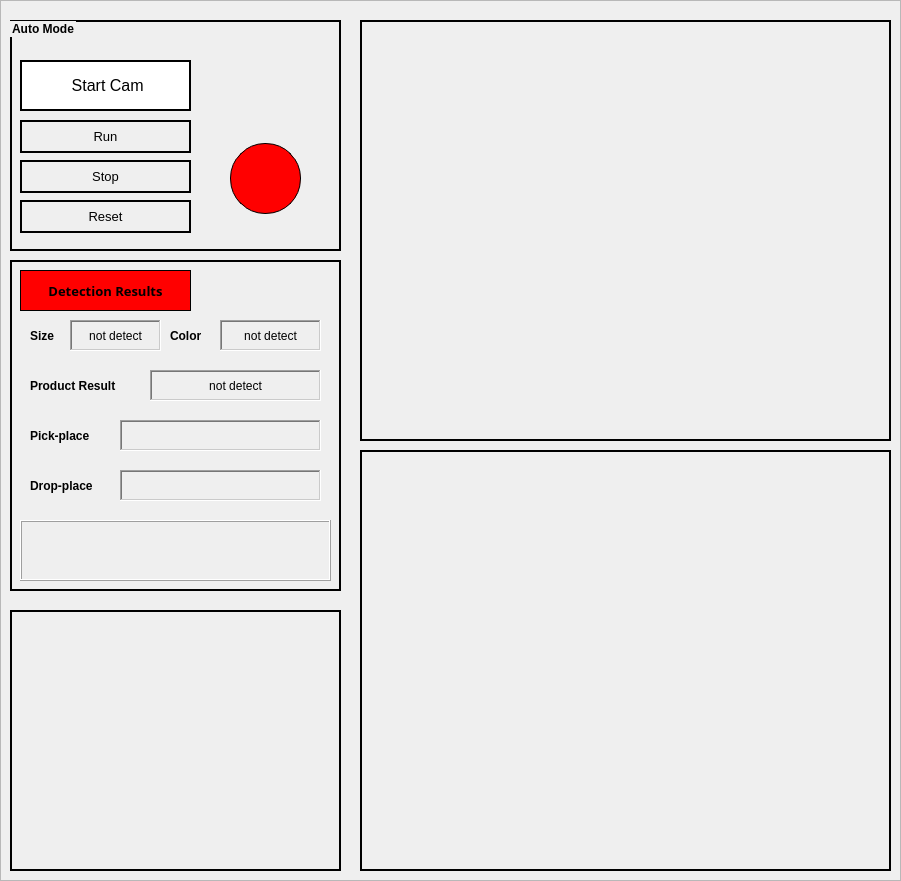
     <widget class="QFrame" name="frame_3">
      <property name="geometry">
       <rect>
        <x>900</x>
        <y>0</y>
        <width>901</width>
        <height>881</height>
       </rect>
      </property>
      <property name="frameShape">
       <enum>QFrame::StyledPanel</enum>
      </property>
      <property name="frameShadow">
       <enum>QFrame::Plain</enum>
      </property>
      <widget class="QFrame" name="frame_7">
       <property name="geometry">
        <rect>
         <x>10</x>
         <y>260</y>
         <width>331</width>
         <height>331</height>
        </rect>
       </property>
       <property name="frameShape">
        <enum>QFrame::WinPanel</enum>
       </property>
       <property name="frameShadow">
        <enum>QFrame::Plain</enum>
       </property>
       <widget class="QLabel" name="label_31">
        <property name="geometry">
         <rect>
          <x>10</x>
          <y>10</y>
          <width>171</width>
          <height>41</height>
         </rect>
        </property>
        <property name="font">
         <font>
          <family>Montserrat</family>
          <pointsize>10</pointsize>
          <weight>75</weight>
          <bold>true</bold>
          <underline>false</underline>
         </font>
        </property>
        <property name="styleSheet">
         <string notr="true">background: #ff0000
</string>
        </property>
        <property name="frameShape">
         <enum>QFrame::Box</enum>
        </property>
        <property name="text">
         <string>Detection Results</string>
        </property>
        <property name="alignment">
         <set>Qt::AlignCenter</set>
        </property>
       </widget>
       <widget class="QLabel" name="label_32">
        <property name="geometry">
         <rect>
          <x>20</x>
          <y>60</y>
          <width>41</width>
          <height>31</height>
         </rect>
        </property>
        <property name="font">
         <font>
          <pointsize>9</pointsize>
          <weight>75</weight>
          <bold>true</bold>
          <underline>false</underline>
          <strikeout>false</strikeout>
         </font>
        </property>
        <property name="styleSheet">
         <string notr="true">background: transparent;</string>
        </property>
        <property name="text">
         <string>Size</string>
        </property>
       </widget>
       <widget class="QLabel" name="label_34">
        <property name="geometry">
         <rect>
          <x>160</x>
          <y>60</y>
          <width>51</width>
          <height>31</height>
         </rect>
        </property>
        <property name="font">
         <font>
          <pointsize>9</pointsize>
          <weight>75</weight>
          <bold>true</bold>
          <underline>false</underline>
         </font>
        </property>
        <property name="styleSheet">
         <string notr="true">background: transparent;</string>
        </property>
        <property name="text">
         <string>Color</string>
        </property>
       </widget>
       <widget class="QLabel" name="label_40">
        <property name="geometry">
         <rect>
          <x>20</x>
          <y>110</y>
          <width>111</width>
          <height>31</height>
         </rect>
        </property>
        <property name="font">
         <font>
          <pointsize>9</pointsize>
          <weight>75</weight>
          <bold>true</bold>
          <underline>false</underline>
         </font>
        </property>
        <property name="styleSheet">
         <string notr="true">background: transparent;</string>
        </property>
        <property name="text">
         <string>Product Result</string>
        </property>
       </widget>
       <widget class="QLabel" name="label_41">
        <property name="geometry">
         <rect>
          <x>20</x>
          <y>160</y>
          <width>91</width>
          <height>31</height>
         </rect>
        </property>
        <property name="font">
         <font>
          <pointsize>9</pointsize>
          <weight>75</weight>
          <bold>true</bold>
          <underline>false</underline>
         </font>
        </property>
        <property name="styleSheet">
         <string notr="true">background: transparent;</string>
        </property>
        <property name="text">
         <string>Pick-place</string>
        </property>
       </widget>
       <widget class="QLabel" name="label_42">
        <property name="geometry">
         <rect>
          <x>20</x>
          <y>210</y>
          <width>91</width>
          <height>31</height>
         </rect>
        </property>
        <property name="font">
         <font>
          <pointsize>9</pointsize>
          <weight>75</weight>
          <bold>true</bold>
          <underline>false</underline>
         </font>
        </property>
        <property name="styleSheet">
         <string notr="true">background: transparent;</string>
        </property>
        <property name="text">
         <string>Drop-place</string>
        </property>
       </widget>
       <widget class="QLabel" name="res_size">
        <property name="geometry">
         <rect>
          <x>60</x>
          <y>60</y>
          <width>91</width>
          <height>31</height>
         </rect>
        </property>
        <property name="font">
         <font>
          <family>MS Shell Dlg 2</family>
          <pointsize>9</pointsize>
         </font>
        </property>
        <property name="frameShape">
         <enum>QFrame::WinPanel</enum>
        </property>
        <property name="frameShadow">
         <enum>QFrame::Sunken</enum>
        </property>
        <property name="text">
         <string>not detect</string>
        </property>
        <property name="alignment">
         <set>Qt::AlignCenter</set>
        </property>
       </widget>
       <widget class="QLabel" name="res_color">
        <property name="geometry">
         <rect>
          <x>210</x>
          <y>60</y>
          <width>101</width>
          <height>31</height>
         </rect>
        </property>
        <property name="font">
         <font>
          <pointsize>9</pointsize>
         </font>
        </property>
        <property name="frameShape">
         <enum>QFrame::WinPanel</enum>
        </property>
        <property name="frameShadow">
         <enum>QFrame::Sunken</enum>
        </property>
        <property name="text">
         <string>not detect</string>
        </property>
        <property name="alignment">
         <set>Qt::AlignCenter</set>
        </property>
       </widget>
       <widget class="QLabel" name="result">
        <property name="geometry">
         <rect>
          <x>140</x>
          <y>110</y>
          <width>171</width>
          <height>31</height>
         </rect>
        </property>
        <property name="font">
         <font>
          <pointsize>9</pointsize>
         </font>
        </property>
        <property name="frameShape">
         <enum>QFrame::WinPanel</enum>
        </property>
        <property name="frameShadow">
         <enum>QFrame::Sunken</enum>
        </property>
        <property name="text">
         <string>not detect</string>
        </property>
        <property name="alignment">
         <set>Qt::AlignCenter</set>
        </property>
       </widget>
       <widget class="QLabel" name="pick_pl">
        <property name="geometry">
         <rect>
          <x>110</x>
          <y>160</y>
          <width>201</width>
          <height>31</height>
         </rect>
        </property>
        <property name="font">
         <font>
          <pointsize>9</pointsize>
         </font>
        </property>
        <property name="frameShape">
         <enum>QFrame::WinPanel</enum>
        </property>
        <property name="frameShadow">
         <enum>QFrame::Sunken</enum>
        </property>
        <property name="text">
         <string/>
        </property>
        <property name="alignment">
         <set>Qt::AlignCenter</set>
        </property>
       </widget>
       <widget class="QLabel" name="drop_pl">
        <property name="geometry">
         <rect>
          <x>110</x>
          <y>210</y>
          <width>201</width>
          <height>31</height>
         </rect>
        </property>
        <property name="font">
         <font>
          <pointsize>9</pointsize>
         </font>
        </property>
        <property name="frameShape">
         <enum>QFrame::WinPanel</enum>
        </property>
        <property name="frameShadow">
         <enum>QFrame::Sunken</enum>
        </property>
        <property name="text">
         <string/>
        </property>
        <property name="alignment">
         <set>Qt::AlignCenter</set>
        </property>
       </widget>
       <widget class="QLabel" name="lb_info">
        <property name="geometry">
         <rect>
          <x>10</x>
          <y>260</y>
          <width>311</width>
          <height>61</height>
         </rect>
        </property>
        <property name="font">
         <font>
          <pointsize>9</pointsize>
          <italic>false</italic>
         </font>
        </property>
        <property name="focusPolicy">
         <enum>Qt::ClickFocus</enum>
        </property>
        <property name="styleSheet">
         <string notr="true"/>
        </property>
        <property name="frameShape">
         <enum>QFrame::Box</enum>
        </property>
        <property name="frameShadow">
         <enum>QFrame::Raised</enum>
        </property>
        <property name="lineWidth">
         <number>1</number>
        </property>
        <property name="text">
         <string/>
        </property>
        <property name="alignment">
         <set>Qt::AlignLeading|Qt::AlignLeft|Qt::AlignTop</set>
        </property>
        <property name="margin">
         <number>1</number>
        </property>
       </widget>
      </widget>
      <widget class="QLabel" name="size_view">
       <property name="geometry">
        <rect>
         <x>360</x>
         <y>450</y>
         <width>531</width>
         <height>421</height>
        </rect>
       </property>
       <property name="styleSheet">
        <string notr="true">background: transparent;</string>
       </property>
       <property name="frameShape">
        <enum>QFrame::WinPanel</enum>
       </property>
       <property name="text">
        <string/>
       </property>
       <property name="pixmap">
        <pixmap>load_image.png</pixmap>
       </property>
       <property name="scaledContents">
        <bool>true</bool>
       </property>
      </widget>
      <widget class="QLabel" name="obj_view">
       <property name="geometry">
        <rect>
         <x>360</x>
         <y>20</y>
         <width>531</width>
         <height>421</height>
        </rect>
       </property>
       <property name="styleSheet">
        <string notr="true">background: transparent;</string>
       </property>
       <property name="frameShape">
        <enum>QFrame::WinPanel</enum>
       </property>
       <property name="frameShadow">
        <enum>QFrame::Plain</enum>
       </property>
       <property name="text">
        <string/>
       </property>
       <property name="pixmap">
        <pixmap>load_image.png</pixmap>
       </property>
       <property name="scaledContents">
        <bool>true</bool>
       </property>
      </widget>
      <widget class="QLabel" name="logo_view">
       <property name="geometry">
        <rect>
         <x>10</x>
         <y>610</y>
         <width>331</width>
         <height>261</height>
        </rect>
       </property>
       <property name="styleSheet">
        <string notr="true">background: transparent;</string>
       </property>
       <property name="frameShape">
        <enum>QFrame::WinPanel</enum>
       </property>
       <property name="text">
        <string/>
       </property>
       <property name="pixmap">
        <pixmap>load_image.png</pixmap>
       </property>
       <property name="scaledContents">
        <bool>true</bool>
       </property>
      </widget>
      <widget class="QGroupBox" name="groupBox">
       <property name="geometry">
        <rect>
         <x>10</x>
         <y>20</y>
         <width>331</width>
         <height>231</height>
        </rect>
       </property>
       <property name="font">
        <font>
         <pointsize>9</pointsize>
         <weight>75</weight>
         <bold>true</bold>
        </font>
       </property>
       <property name="autoFillBackground">
        <bool>false</bool>
       </property>
       <property name="styleSheet">
        <string notr="true">border: 2px solid #000000;</string>
       </property>
       <property name="title">
        <string>Auto Mode</string>
       </property>
       <property name="flat">
        <bool>false</bool>
       </property>
       <widget class="QPushButton" name="btn_run">
        <property name="geometry">
         <rect>
          <x>10</x>
          <y>100</y>
          <width>171</width>
          <height>33</height>
         </rect>
        </property>
        <property name="font">
         <font>
          <pointsize>10</pointsize>
          <weight>50</weight>
          <bold>false</bold>
         </font>
        </property>
        <property name="cursor">
         <cursorShape>PointingHandCursor</cursorShape>
        </property>
        <property name="text">
         <string>Run</string>
        </property>
        <property name="autoDefault">
         <bool>true</bool>
        </property>
       </widget>
       <widget class="QPushButton" name="btn_start">
        <property name="geometry">
         <rect>
          <x>10</x>
          <y>40</y>
          <width>171</width>
          <height>51</height>
         </rect>
        </property>
        <property name="font">
         <font>
          <pointsize>12</pointsize>
          <weight>50</weight>
          <bold>false</bold>
         </font>
        </property>
        <property name="cursor">
         <cursorShape>PointingHandCursor</cursorShape>
        </property>
        <property name="focusPolicy">
         <enum>Qt::StrongFocus</enum>
        </property>
        <property name="styleSheet">
         <string notr="true">background: #FFFFFF;border-color: rgb(0, 0, 0);border-width : 2px;
</string>
        </property>
        <property name="text">
         <string> Start Cam</string>
        </property>
        <property name="icon">
         <iconset>
          <normaloff>icon_turn_on.PNG</normaloff>icon_turn_on.PNG</iconset>
        </property>
        <property name="iconSize">
         <size>
          <width>40</width>
          <height>40</height>
         </size>
        </property>
        <property name="autoDefault">
         <bool>true</bool>
        </property>
        <property name="default">
         <bool>false</bool>
        </property>
        <property name="flat">
         <bool>false</bool>
        </property>
       </widget>
       <widget class="QPushButton" name="btn_stop">
        <property name="geometry">
         <rect>
          <x>10</x>
          <y>140</y>
          <width>171</width>
          <height>33</height>
         </rect>
        </property>
        <property name="font">
         <font>
          <pointsize>10</pointsize>
          <weight>50</weight>
          <bold>false</bold>
         </font>
        </property>
        <property name="cursor">
         <cursorShape>PointingHandCursor</cursorShape>
        </property>
        <property name="text">
         <string>Stop</string>
        </property>
        <property name="iconSize">
         <size>
          <width>35</width>
          <height>30</height>
         </size>
        </property>
        <property name="autoDefault">
         <bool>true</bool>
        </property>
       </widget>
       <widget class="QPushButton" name="btn_reset">
        <property name="geometry">
         <rect>
          <x>10</x>
          <y>180</y>
          <width>171</width>
          <height>33</height>
         </rect>
        </property>
        <property name="font">
         <font>
          <pointsize>10</pointsize>
          <weight>50</weight>
          <bold>false</bold>
         </font>
        </property>
        <property name="cursor">
         <cursorShape>PointingHandCursor</cursorShape>
        </property>
        <property name="text">
         <string>Reset</string>
        </property>
        <property name="autoDefault">
         <bool>true</bool>
        </property>
       </widget>
       <widget class="QLabel" name="light_stt_2">
        <property name="geometry">
         <rect>
          <x>220</x>
          <y>123</y>
          <width>71</width>
          <height>71</height>
         </rect>
        </property>
        <property name="styleSheet">
         <string notr="true">background: rgb(255,0,0); border-radius:35px;
border-color: rgb(0, 0, 0);
border-width : 1px;
border-style:inset;</string>
        </property>
        <property name="text">
         <string/>
        </property>
       </widget>
      </widget>
     </widget>
